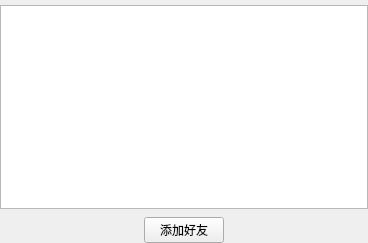
<?xml version="1.0" encoding="UTF-8"?>
<ui version="4.0">
 <class>Online</class>
 <widget class="QWidget" name="Online">
  <property name="geometry">
   <rect>
    <x>0</x>
    <y>0</y>
    <width>368</width>
    <height>243</height>
   </rect>
  </property>
  <property name="windowTitle">
   <string>online</string>
  </property>
  <layout class="QVBoxLayout" name="verticalLayout">
   <property name="spacing">
    <number>8</number>
   </property>
   <property name="leftMargin">
    <number>0</number>
   </property>
   <property name="topMargin">
    <number>5</number>
   </property>
   <property name="rightMargin">
    <number>0</number>
   </property>
   <property name="bottomMargin">
    <number>0</number>
   </property>
   <item>
    <widget class="QListWidget" name="onlinePeopleListWidget"/>
   </item>
   <item>
    <layout class="QHBoxLayout" name="horizontalLayout">
     <item>
      <spacer name="horizontalSpacer">
       <property name="orientation">
        <enum>Qt::Horizontal</enum>
       </property>
       <property name="sizeHint" stdset="0">
        <size>
         <width>40</width>
         <height>20</height>
        </size>
       </property>
      </spacer>
     </item>
     <item>
      <widget class="QPushButton" name="addFriendBtn">
       <property name="text">
        <string>添加好友</string>
       </property>
      </widget>
     </item>
     <item>
      <spacer name="horizontalSpacer_2">
       <property name="orientation">
        <enum>Qt::Horizontal</enum>
       </property>
       <property name="sizeHint" stdset="0">
        <size>
         <width>40</width>
         <height>20</height>
        </size>
       </property>
      </spacer>
     </item>
    </layout>
   </item>
  </layout>
 </widget>
 <resources/>
 <connections/>
</ui>
